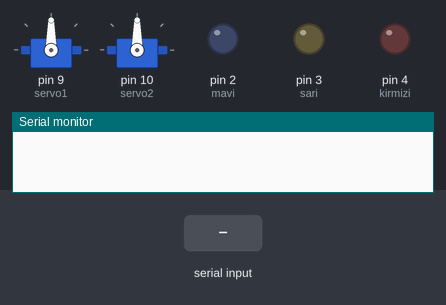
This sketch was run on a simulated Arduino Uno, built with avr-gcc and run on an emulated ATmega328P. Shown: 2 × servo, output pins drawn as LEDs (lit = HIGH), the last lines printed to the serial monitor. The test bench sets the inputs (shaded band).

Above: at 1.2 s.
1.3 s: "a90\n" received over Serial
At 1.8 s:
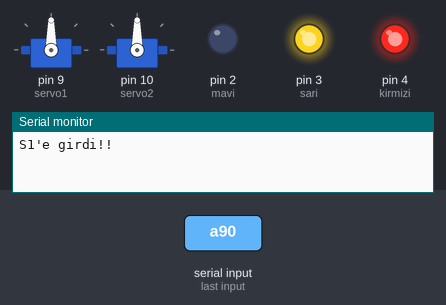
2.8 s: "90,45\n" received over Serial
At 3.8 s:
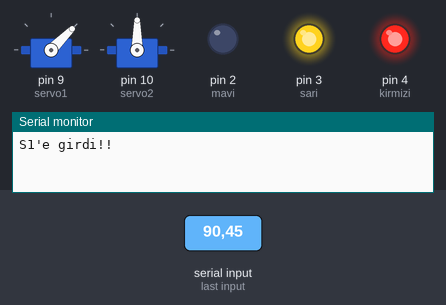
4.3 s: "30,150\n" received over Serial
At 4.9 s:
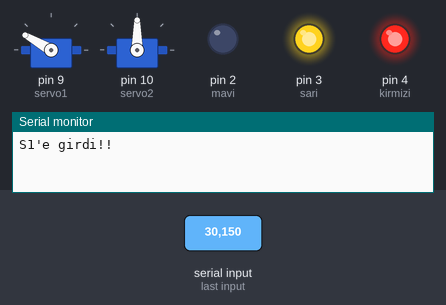
5.8 s: "5\n" received over Serial
At 7.0 s:
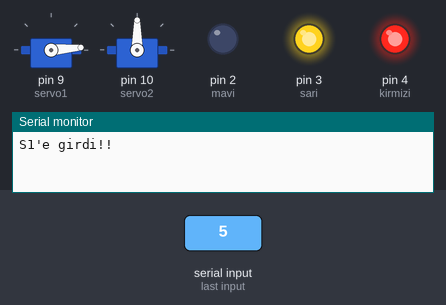
7.3 s: "200\n" received over Serial
At 8.4 s:
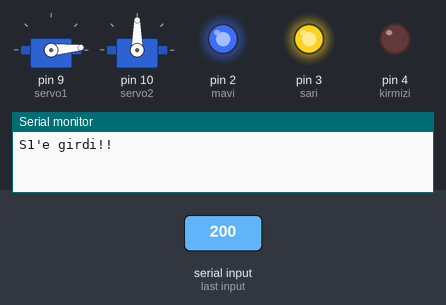
8.8 s: "b90\n" received over Serial
At 9.9 s:
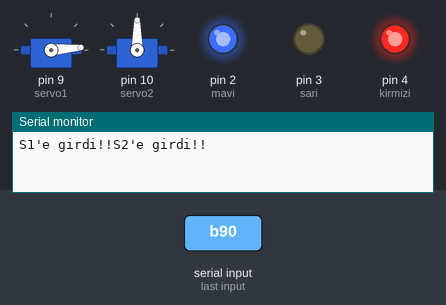
Timing chart, 0 to 11.3 s (numbered marks = the images above; inputs shaded):
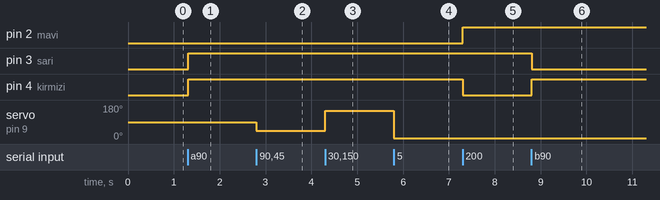

The sketch:

SERVO_TEST.ino
```cpp
/* The Arduino code for establishing the communication between MATLAB and Arduino
To illustrate the main ideas, we use an example of receiving the data for controlling the servo motor.

The Arduino code receives the sequence:
a -> Servo1 control
b -> Servo2 control

For example,
a 13 means angle of servo1 will be 13;

Author: Enes Alp
Date: July 2020
Gaziantep University
*/


#include <Servo.h>

#define mavi 2
#define sari 3
#define kirmizi 4
#define high LOW
#define low HIGH
Servo myServo1, myServo2;
const byte servo1 = 9;
const byte servo2 = 10;
float oku,temp;
void setup()
{
  Serial.begin(115200);
  while (!Serial) { // Serial portun hazır olmasını bekle.
    ;
  }
  myServo1.attach(servo1);
  myServo2.attach(servo2);
  pinMode(mavi,OUTPUT);
  pinMode(sari,OUTPUT);
  pinMode(kirmizi,OUTPUT);
}

void loop()
{
  if(Serial.available()>0)
  {
      char S = (char)Serial.read();
      delay(10);
      switch(S){
        case 'a':
          digitalWrite(kirmizi,low);
          digitalWrite(mavi,high);
          digitalWrite(sari,low);
          Servo1_don();
          break;
        case 'b':
          digitalWrite(kirmizi,low);
          digitalWrite(mavi,low);
          digitalWrite(sari,high);
          Servo2_don();
          break;
      }
          digitalWrite(kirmizi,high);
          digitalWrite(mavi,low);
          digitalWrite(sari,low);
  }

}

void Servo1_don()
{
    Serial.write("S1'e girdi!!\r");
    delay(50);
    temp = 0.f;
    while(true)
    {
    oku = Serial.parseFloat(); //Serial haberleşme ile okunan değer 0-180 deger arasında olmalı.
    if(oku>0)
    temp = oku;
    if(temp >= 0 && temp <= 180.f)
    {
      myServo1.write(temp);
    }
    else
    break;
    }
}

void Servo2_don()
{
  Serial.write("S2'e girdi!!\r");
  delay(10);
  temp = 0.f;
    while(true)
    {
    oku = Serial.parseFloat(); //Serial haberleşme ile okunan değer 0-180 deger arasında olmalı.
    if(oku>0)
    temp = oku;
    if(temp >= 0 && temp <= 180.f)
    {
      if (temp>=155)
      {
        temp = 155;
      }
      myServo2.write(temp);
    }
    else
    break;
    }
}
```

Measured:
- after the input at 1.3 s, pin 3 (sari), pin 4 (kirmizi): LOW → HIGH at once
- after the input at 2.8 s, servo on pin 9 (servo1): 90° → 45° at once
- after the input at 4.3 s, servo on pin 9 (servo1): 45° → 150° at once
- after the input at 5.8 s, servo on pin 9 (servo1): 150° → 5° at once
- after the input at 7.3 s, pin 2 (mavi): LOW → HIGH at once; pin 4 (kirmizi): HIGH → LOW at once
- after the input at 8.8 s, pin 3 (sari): HIGH → LOW at once; pin 4 (kirmizi): LOW → HIGH at once
